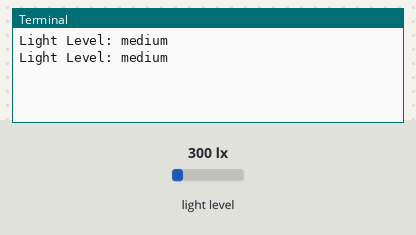
A program run on a simulated Raspberry Pi (BCM pin numbers). On the bench: the last lines printed to the terminal. The inputs (shaded band) are chosen by the test bench; at power-on: light level 300 lx.

Above: at 1.2 s.
1.3 s: light level set to 40 lx
At 2.8 s:
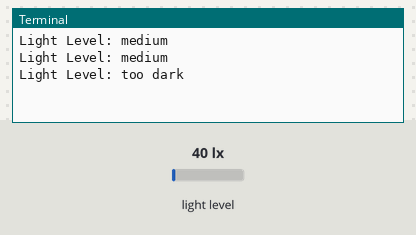
3.5 s: light level set to 1000 lx
At 4.6 s:
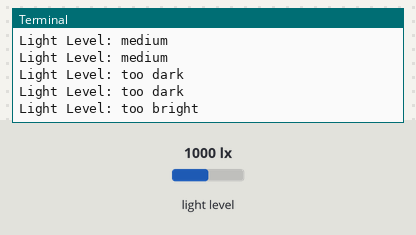
5.5 s: light level set to 180 lx
At 6.4 s:
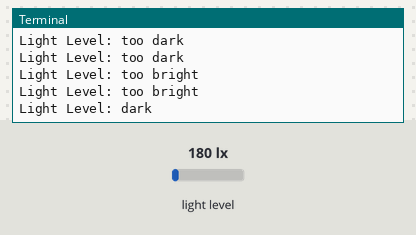
7.5 s: light level set to 620 lx
At 8.8 s:
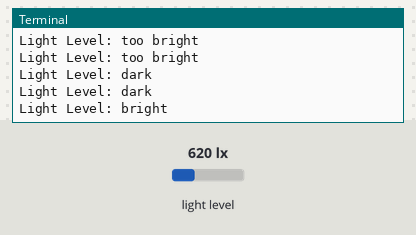

The program:

light_sensor.py
```python
# Code modified and adapted from
# https://raspberry-projects.com/pi/programming-in-python/i2c-programming-in-python/using-the-i2c-interface-2
# https://bitbucket.org/MattHawkinsUK/rpispy-misc/raw/master/python/bh1750.py

import smbus
import time

bus = smbus.SMBus(1)
DEVICE = 0x23 # Default device I2C address, confirm: type <sudo i2cdetect -y 1> into terminal

# https://mouser.com/datasheet/2/348/bh1750fvi-e-186247.pdf
# page 5 Instruction set architecture
ONE_TIME_HIGHRES = 32

def readLight():
  # Read data from I2C interface
  data = bus.read_i2c_block_data(DEVICE, ONE_TIME_HIGHRES)

  # https://mouser.com/datasheet/2/348/bh1750fvi-e-186247.pdf
  # first byte high, second byte low so high byte starts at 256
  # divide by 1.2 to convert count to lux as per datasheet pg 11
  data = (data[1] + (256 * data[0])) / 1.2

  if(data > 900):
      return "too bright"
  if(data > 600):
      return "bright"
  if(data > 200):
      return "medium"
  if(data > 100):
      return "dark"
  if(data <= 100):
      return "too dark"

def main():

  while True:
    lightLevel=readLight()
    print("Light Level: " + lightLevel)
    time.sleep(1)

if __name__=="__main__":
   main()
```

Measured:
- after the input at 1.3 s, the terminal: prints a new line after 0.71 s (image 1)
- after the input at 3.5 s, the terminal: prints a new line after 0.52 s (image 2)
- after the input at 5.5 s, the terminal: prints a new line after 0.52 s (image 3)
- after the input at 7.5 s, the terminal: prints a new line after 0.53 s (image 4)
